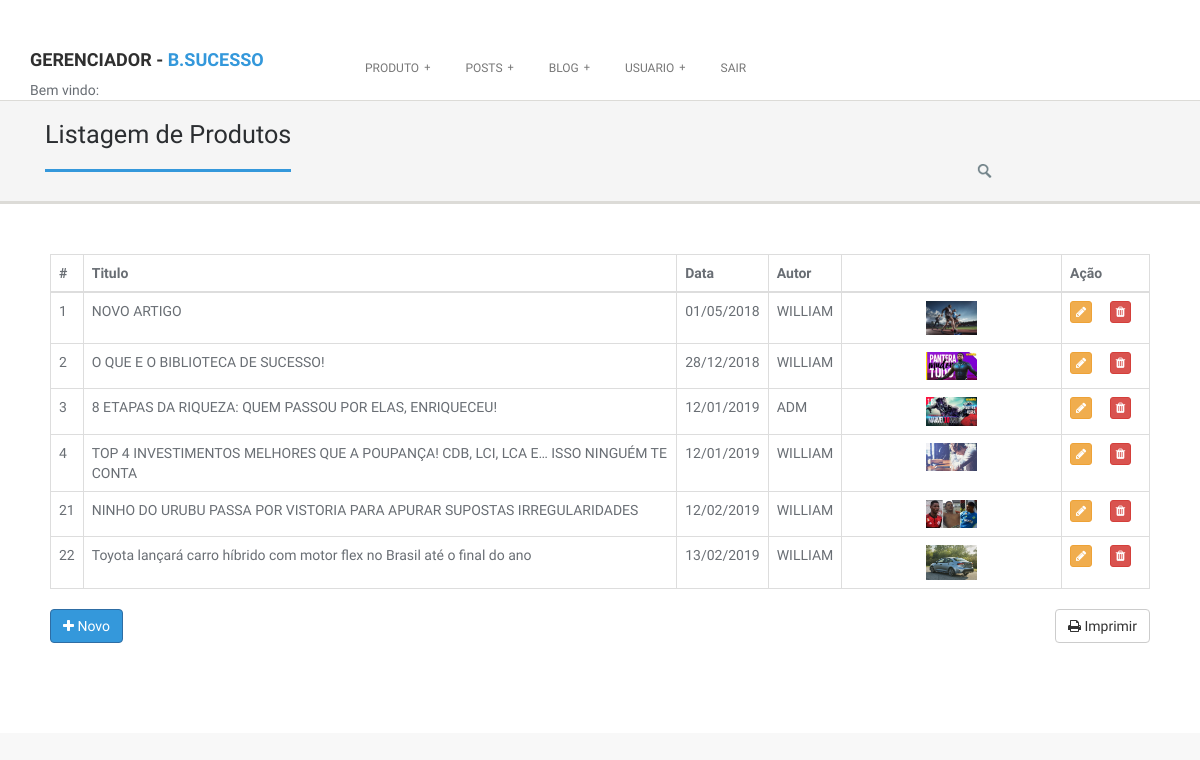
The app's page /gerenciador.php?pagina=listBlog, older data.
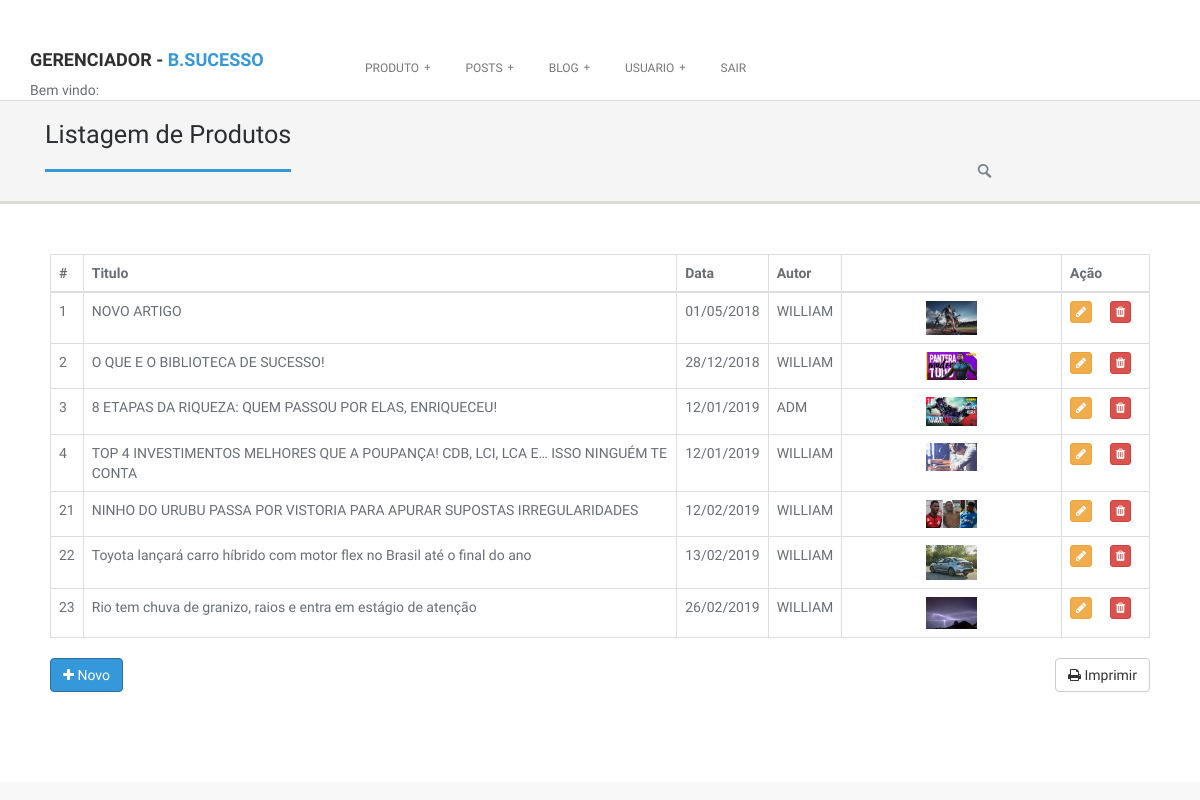
The same page, newer data.
### tables this page shows
CREATE TABLE `blog` (
  `idblog` int(11) NOT NULL AUTO_INCREMENT,
  `dtpublica` varchar(10) NOT NULL,
  `titulo` varchar(200) NOT NULL,
  `conteudo` longtext NOT NULL,
  `linckimagem1blog` longtext NOT NULL,
  `linckvendablog` longtext,
  `fklogin` int(11) NOT NULL,
  PRIMARY KEY (`idblog`),
  KEY `blog_login_idx` (`fklogin`),
  CONSTRAINT `blog_login` FOREIGN KEY (`fklogin`) REFERENCES `login` (`idlogin`)
);

### class/listarBlog.class.php (the view, shortened to what this page needs)
<?PHP
function listar($limit){
	include ("mysql.class.php");
	$query		= mysqli_query( $conn,"SELECT idblog, dtpublica, titulo, conteudo, linckimagem1blog, linckvendablog, login.nome ,login.usuario, login.imgusu
										FROM blog
										inner join login on login.idlogin = blog.fklogin LIMIT 0 , $limit") or die (mysqli_error ($conn));
	for( $i = 0; mysqli_num_rows( $query ) > $i ; $i++ ){
		$result	= mysqli_fetch_array($query);
		 $data = date('d/m/Y', strtotime($result["dtpublica"]));
		$html = '
						<tr>
                        <td>'.$result["idblog"].'</td>
                        <td >'.$result["titulo"].'</td>
                        <td >'.$data.'</td>
                        <td >'.$result["usuario"].'</td>
						<td width="20%" align="center"> <img  src="img/blog/'.$result["linckimagem1blog"].'" width="25%" >  </td>
						<td width="8%">
				<button type="button" class="btn btn-xs btn-warning" data-toggle="modal"
				data-target="#exampleModal'.$result["idblog"].'" ><i class="fa fa-pencil" title="EDITAR"></i></button>
				<button type="button" class="btn btn-xs btn-danger" data-toggle="modal"
				data-target="#excluirModal'.$result["idblog"].'" ><i class="fa fa-trash" title="EXCLUIR"></i></button>
			</td>
                         </tr>
		<div class="modal fade" id="exampleModal'.$result["idblog"].'" tabindex="-1" role="dialog" aria-labelledby="exampleModalLabel">
					<input type="text" class="form-control" id="nome" name="nome" value="'.$result["nome"].'" disabled>
				 <img class="aligncenter" width="25%" height="90%" src="img/usuario/'.$result["imgusu"].'" alt="">
					<input type="text" class="form-control" id="titulo" name="titulo" value="'.$result["titulo"].'">
				<textarea style="width: 100%; height: 200px; font-size: 50px; line-height: 50px; border: 50px solid #dddddd; padding: 50px;" name="sobrep"  > '.$result["conteudo"].'
				</textarea>
					<input type="text" class="form-control" id="venda" name="venda" value="'.$result["linckvendablog"].'">
				 <img class="aligncenter" width="40%" height="90%" src="img/produto/'.$result["linckimagem1blog"].'" alt="">
					<input type="hidden" class="form-control" id="idblog"  name="idblog" value="'.$result["idblog"].'">
		</div>
		<div class="modal fade" id="excluirModal'. $result["idblog"].'" tabindex="-1" role="dialog" aria-labelledby="exampleModalLabel">
					<input type="text" class="form-control" id="titulo" name="titulo" value="'.$result["titulo"].'" disabled>
					<input type="hidden" class="form-control" id="idblog"  name="idblog" value="'.$result["idblog"].'">
		</div>
		';
		echo $html;
	}
}
?>

Row changes from the older to the newer data that the page shows:
added blog: idblog "23", titulo "Rio tem chuva de granizo, raios e entra em estágio de atenção", dtpublica "26/02/2019", fklogin.usuario "WILLIAM", linckimagem1blog (picture)
